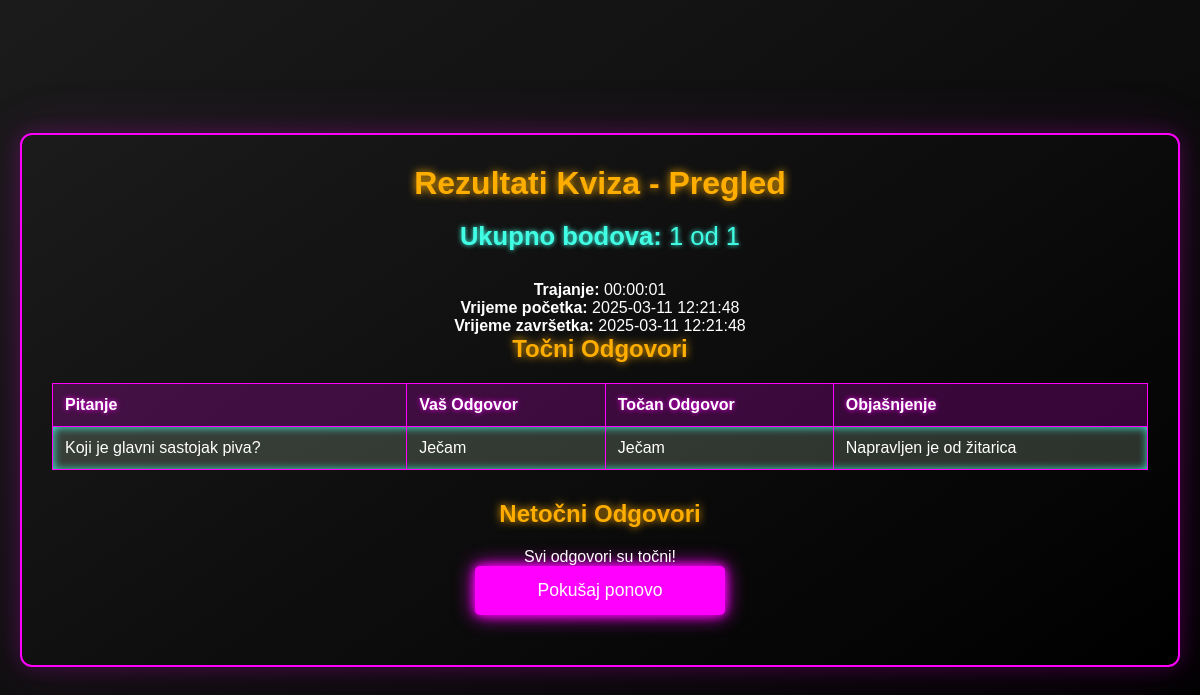
The app's page /forms.php?exam_id=33 with its own data.
### tables this page shows
CREATE TABLE `ep_test` (
  `ID` int(11) NOT NULL,
  `korisnikID` int(11) NOT NULL,
  `kviz_id` int(11) NOT NULL,
  `rezultat` int(11) DEFAULT NULL,
  `ukupno_pitanja` int(11) DEFAULT NULL,
  `tocno_odgovori` int(11) DEFAULT NULL,
  `netocno_odgovori` int(11) DEFAULT NULL,
  `trajanje` time DEFAULT NULL,
  `broj_pokusaja` int(11) DEFAULT NULL,
  `kreirano` datetime DEFAULT current_timestamp(),
  `azurirano` datetime DEFAULT current_timestamp() ON UPDATE current_timestamp(),
  `vrijeme_pocetka` datetime NOT NULL,
  `vremensko_ogranicenje` int(11) NOT NULL,
  `vrijeme_kraja` datetime GENERATED ALWAYS AS (`vrijeme_pocetka` + interval `vremensko_ogranicenje` minute) STORED
);

CREATE TABLE `ep_test_odgovori` (
  `ID` int(11) NOT NULL,
  `test_id` int(11) NOT NULL,
  `question_text` text DEFAULT NULL,
  `user_answer_text` text DEFAULT NULL,
  `correct_answer_text` text DEFAULT NULL,
  `explanation` text DEFAULT NULL,
  `is_correct` tinyint(1) DEFAULT 0
);

### forms.php (the view, shortened to what this page needs)
<?php
if (isset($_GET['exam_id'])) {
    $exam_id = intval($_GET['exam_id']);
    $hostDB    = 'localhost';
    $db        = 'kviz2';
    $userDB    = 'root';
    $passDB    = '';
    $charset   = 'utf8mb4';
    $dsn = "mysql:host=$hostDB;dbname=$db;charset=$charset";
    $options = [
         PDO::ATTR_ERRMODE            => PDO::ERRMODE_EXCEPTION,
         PDO::ATTR_DEFAULT_FETCH_MODE => PDO::FETCH_ASSOC,
         PDO::ATTR_EMULATE_PREPARES   => false,
    ];
    try {
         $pdo = new PDO($dsn, $userDB, $passDB, $options);
    } catch (PDOException $e) {
         die("Greška pri spajanju na bazu: " . $e->getMessage());
    }
    $stmt = $pdo->prepare("SELECT * FROM ep_test WHERE ID = :exam_id LIMIT 1");
    $stmt->execute([':exam_id' => $exam_id]);
    $exam = $stmt->fetch();
    $stmt2 = $pdo->prepare("SELECT * FROM ep_test_odgovori WHERE test_id = :exam_id");
    $stmt2->execute([':exam_id' => $exam_id]);
    $allAnswers = $stmt2->fetchAll();
    $correctAnswers = [];
    $wrongAnswers   = [];
    foreach ($allAnswers as $row) {
        $entry = [
            "question"       => $row["question_text"],
            "your_answer"    => $row["user_answer_text"],
            "correct_answer" => $row["correct_answer_text"],
            "explanation"    => $row["explanation"]
        ];
        if ($row["is_correct"] == 1) {
            $correctAnswers[] = $entry;
        } else {
            $wrongAnswers[]   = $entry;
        }
    }
    $score           = $exam['rezultat'];
    $totalQuestions  = $exam['ukupno_pitanja'];
    $trajanje        = $exam['trajanje'];
    $vrijeme_pocetka = $exam['vrijeme_pocetka'];
    $vrijeme_kraja   = $exam['vrijeme_kraja'];
    ?>
    <!DOCTYPE html>
    <html>
    <head>
    </head>
    <body>
    <div class="results-container">
        <h1>Rezultati Kviza - Pregled</h1>
        <p class="score">
            <strong>Ukupno bodova:</strong> <?= htmlspecialchars($score) ?>
            od <?= htmlspecialchars($totalQuestions) ?>
        </p>
        <p style="text-align:center;">
            <strong>Trajanje:</strong> <?= htmlspecialchars($trajanje) ?><br>
            <strong>Vrijeme početka:</strong> <?= htmlspecialchars($vrijeme_pocetka) ?><br>
            <strong>Vrijeme završetka:</strong> <?= htmlspecialchars($vrijeme_kraja) ?>
        </p>
        <h2>Točni Odgovori</h2>
        <?php if (!empty($correctAnswers)) { ?>
            <table>
                <tr>
                    <th>Pitanje</th>
                    <th>Vaš Odgovor</th>
                    <th>Točan Odgovor</th>
                    <th>Objašnjenje</th>
                </tr>
                <?php foreach ($correctAnswers as $item) { ?>
                <tr class="correct">
                    <td><?= htmlspecialchars($item["question"]) ?></td>
                    <td><?= htmlspecialchars($item["your_answer"]) ?></td>
                    <td><?= htmlspecialchars($item["correct_answer"]) ?></td>
                    <td><?= htmlspecialchars($item["explanation"]) ?></td>
                </tr>
                <?php } ?>
            </table>
        <?php } else { ?>
            <p style="text-align:center;">Niste imali točnih odgovora.</p>
        <?php } ?>
        <h2>Netočni Odgovori</h2>
        <?php if (!empty($wrongAnswers)) { ?>
            <table>
                <tr>
                    <th>Pitanje</th>
                    <th>Vaš Odgovor</th>
                    <th>Točan Odgovor</th>
                    <th>Objašnjenje</th>
                </tr>
                <?php foreach ($wrongAnswers as $item) { ?>
                <tr class="incorrect">
                    <td><?= htmlspecialchars($item["question"]) ?></td>
                    <td><?= htmlspecialchars($item["your_answer"]) ?></td>
                    <td><?= htmlspecialchars($item["correct_answer"]) ?></td>
                    <td><?= htmlspecialchars($item["explanation"]) ?></td>
                </tr>
                <?php } ?>
            </table>
        <?php } else { ?>
            <p style="text-align:center;">Svi odgovori su točni!</p>
        <?php } ?>
        <form action="odabir_teme.php" method="post">
            <input type="submit" name="retry" value="Pokušaj ponovo" class="results-btn">
        </form>
    </div>
    </body>
    </html>
    <?php
    exit();
}
?>

### forms.php (style rules this page uses)
* { margin: 0; padding: 0; box-sizing: border-box; font-family: 'Poppins', sans-serif; }
body { background: #090909; background-image: linear-gradient(145deg, #1b1b1b, #000); color: #fff; display: flex; justify-content: center; align-items: center; min-height: 100vh; padding: 20px; }
.results-container { width: 100%; max-width: 1200px; background: linear-gradient(145deg, #1b1b1b, #000); border: 2px solid #ff00ff; box-shadow: 0 0 20px rgba(255, 0, 255, 0.2), 0 0 60px rgba(255, 0, 255, 0.1); border-radius: 12px; padding: 30px; }
h1, h2 { text-align: center; color: #ffae00; text-shadow: 0 0 8px #ffae00; margin-bottom: 20px; }
.score { text-align: center; font-size: 1.6rem; margin-bottom: 30px; color: #40ffe5; text-shadow: 0 0 5px #40ffe5; }
table { width: 100%; border-collapse: collapse; margin-bottom: 30px; }
th, td { padding: 12px; text-align: left; border: 1px solid #ff00ff; color: #fff; }
th { background-color: rgba(255, 0, 255, 0.2); text-shadow: 0 0 5px #ff00ff; }
.correct { background-color: rgba(200, 230, 201, 0.2); box-shadow: inset 0 0 10px #40ffe5; }
.results-btn { display: block; width: 250px; margin: 0 auto 20px auto; padding: 14px 28px; background-color: #ff00ff; color: #fff; border: none; border-radius: 5px; cursor: pointer; font-size: 1.1rem; text-align: center; box-shadow: 0 0 10px #ff00ff, 0 0 20px #ff00ff; transition: 0.3s ease; }

### records on screen
ep_test: rezultat "1", ukupno_pitanja "1", trajanje "00:00:01", vrijeme_pocetka "2025-03-11 12:21:48", vrijeme_kraja "2025-03-11 12:21:48"
ep_test_odgovori: question_text "Koji je glavni sastojak piva?", your_answer "Ječam", correct_answer "Ječam", explanation "Napravljen je od žitarica"
